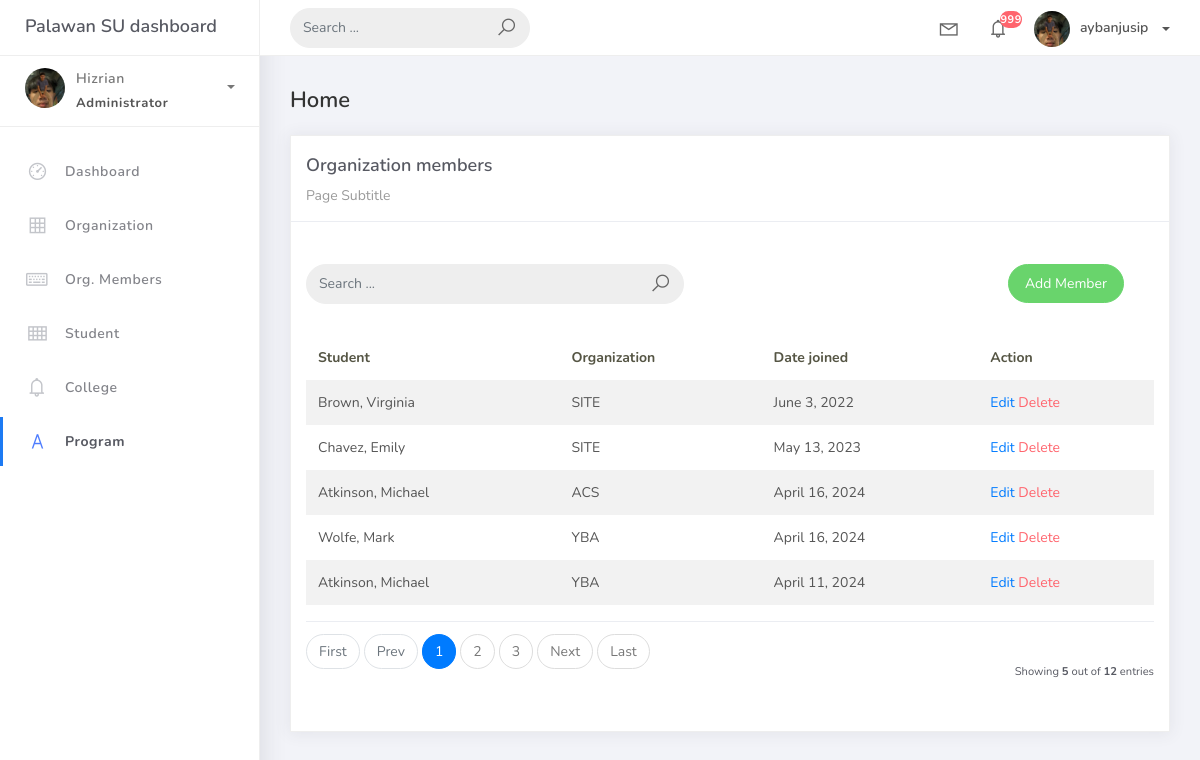
Screenshot of /org_member with the database file from the repository.
### studentorg/models.py (models this page shows)
class BaseModel(models.Model):
    created_at = models.DateTimeField(auto_now_add=True, db_index=True)
    updated_at = models.DateTimeField(auto_now=True)
    class Meta:
        abstract = True

class OrgMember(BaseModel):
    student = models.ForeignKey(Student, on_delete=models.CASCADE)
    organization = models.ForeignKey(Organization, on_delete=models.CASCADE)
    date_joined = models.DateField()

class Student(BaseModel):
    student_id = models.CharField(max_length=15)
    lastname = models.CharField(max_length=25)
    firstname = models.CharField(max_length=25)
    middlename = models.CharField(max_length=25, blank=True, null=True)
    program = models.ForeignKey(Program, on_delete=models.CASCADE)
    def __str__(self):
        return f"{self.lastname}, {self.firstname}"

class Organization(BaseModel):
    name = models.CharField(max_length=250)
    college = models.ForeignKey(
        College, null=True, blank=True, on_delete=models.CASCADE)
    description = models.CharField(max_length=500)
    def __str__(self):
        return self.name

### studentorg/views.py (the view)
# urls.py: path('org_member', OrganizationMember.as_view(), name='orgmember-list'),
class OrganizationMember(ListView):
    model = OrgMember
    context_object_name = 'orgmember'
    template_name = 'org_member.html'
    paginate_by = 5
    def get_queryset(self, *args, **kwargs):
         qs = super(OrganizationMember, self).get_queryset(*args, **kwargs)
         if self.request.GET.get("q") != None:
             query = self.request.GET.get('q')
             qs = qs.filter(Q(student__firstname__icontains=query) |
                            Q(organization__name__icontains=query))
         return qs

### templates/org_member.html (shortened to what this page needs)
{% extends 'base.html' %}
{% load static %}
{% block content %}
<div class="content">
  <div class="container-fluid">
    <h4 class="page-title">Home</h4>
    <div class="row">
      <div class="col-md-12">
        <div class="card">
          <div class="card-header">
            <div class="card-title">Organization members</div>
            <div class="card-category">Page Subtitle</div>
          </div>
          <br/>
          <div class="col-md-12 row">
            <div class="col-md-6">
                <br/>
              <form class="navbar-left navbar-form nav-search mr-md-3" action="{% url 'orgmember-list' %}">
                <div class="input-group">
                  <input type="text" placeholder="Search ..." class="form-control" name="q" />
                  <div class="input-group-append">
                    <span class="input-group-text">
                      <i class="la la-search search-icon"></i>
                    </span>
                  </div>
                </div>
              </form>
            </div>
            <div class="col-md-6">
              <div class="pull-right">
                <br/>
                <a href="{% url 'orgmember-add' %}" class="btn btn-success btn-rounded">Add Member</a>
              </div>
            </div>
          </div>
          <div class="card-body">
            <table class="table table-striped mt-3">
              <thead>
                <tr>
                  <th scope="col">Student</th>
                  <th scope="col">Organization</th>
                  <th scope="col">Date joined</th>
                  <th scope="col">Action</th>
                </tr>
              </thead>
              <tbody>
                {% for object in object_list %}
                <tr>
                  <td>{{ object.student }}</td>
                  <td>{{ object.organization }}</td>
                  <td>{{ object.date_joined }}</td>
                  <td>
                    <a href="org_member/{{ object.id }}">Edit</a>
                    <a href="org_member/{{ object.id }}/delete" class="text-danger">Delete</a>
                </td>
              </tr>
              {% empty %}
                </tr>
                {% endfor %}
              </tbody>
            </table>
            {% include 'includes/pagination.html' %}
          </div>
        </div>
      </div>
    </div>
  </div>
</div>
{% endblock %}

### rows the page displays
OrgMember: student "Brown, Virginia", organization "SITE", date_joined "June 3, 2022"
OrgMember: student "Chavez, Emily", organization "SITE", date_joined "May 13, 2023"
OrgMember: student "Atkinson, Michael", organization "ACS", date_joined "April 16, 2024"
OrgMember: student "Wolfe, Mark", organization "YBA", date_joined "April 16, 2024"
OrgMember: student "Atkinson, Michael", organization "YBA", date_joined "April 11, 2024"

### other values shown
{{ page_num }} "1"
{{ page_num }} "2" "3"
{{ object_list.count }} "5"
{{ paginator.count }} "12"
